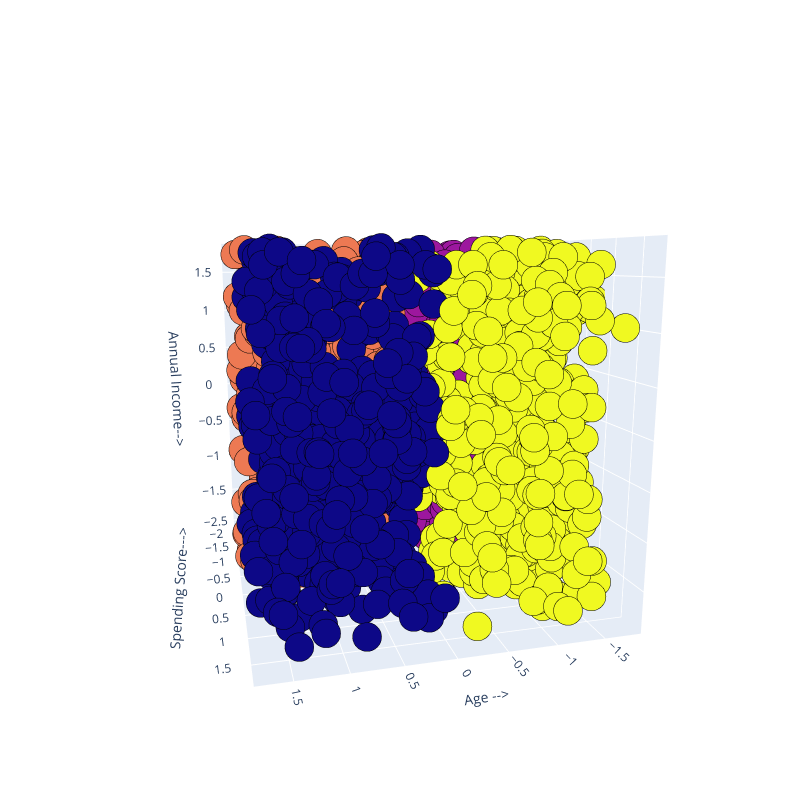

The cell this chart's notebook holds for it:
### Code cell
Scene = dict(xaxis = dict(title  = 'Age -->'),yaxis = dict(title  = 'Spending Score--->'),zaxis = dict(title  = 'Annual Income-->'))

# model.labels_ is nothing but the predicted clusters i.e y_clusters
labels = kmeans.labels_
trace = go.Scatter3d(x=x[:, 0], y=x[:, 1], z=x[:, 2], mode='markers',marker=dict(color = labels, size= 10, line=dict(color= 'black',width = 10)))
layout = go.Layout(margin=dict(l=0,r=0),scene = Scene,height = 800,width = 800)
data = [trace]
fig = go.Figure(data = data, layout = layout)
fig.show()

### Figure 1 — Plotly figure (JSON) as saved in the notebook; plotly's stock layout.template omitted (floating-point values rounded to 4 significant figures; data arrays with more than 128 entries replaced by an {"elided": "..."} marker saying what was removed)
{"data": [{"marker": {"color": {"elided": "2000 int values"}, "line": {"color": "black", "width": 10}, "size": 10}, "mode": "markers", "type": "scatter3d", "x": {"elided": "2000 float values"}, "y": {"elided": "2000 float values"}, "z": {"elided": "2000 float values"}}], "layout": {"height": 800, "margin": {"l": 0, "r": 0}, "scene": {"aspectmode": "auto", "aspectratio": {"x": 0.9391, "y": 1.112, "z": 0.958}, "camera": {"center": {"x": 0, "y": 0, "z": 0}, "eye": {"x": 0.5317, "y": 2.056, "z": 0.4204}, "projection": {"type": "perspective"}, "up": {"x": 0, "y": 0, "z": 1}}, "xaxis": {"title": {"text": "Age -->"}, "type": "linear"}, "yaxis": {"title": {"text": "Spending Score--->"}, "type": "linear"}, "zaxis": {"title": {"text": "Annual Income-->"}, "type": "linear"}}, "width": 800}}
